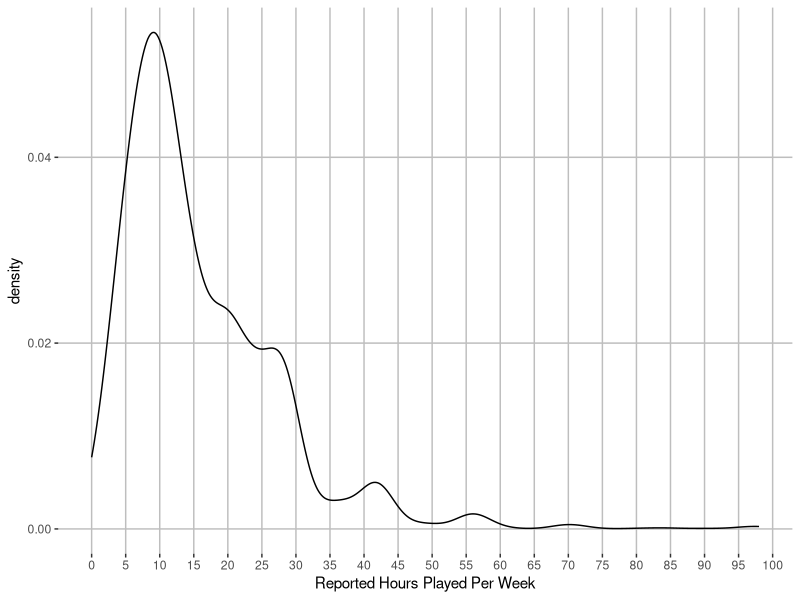
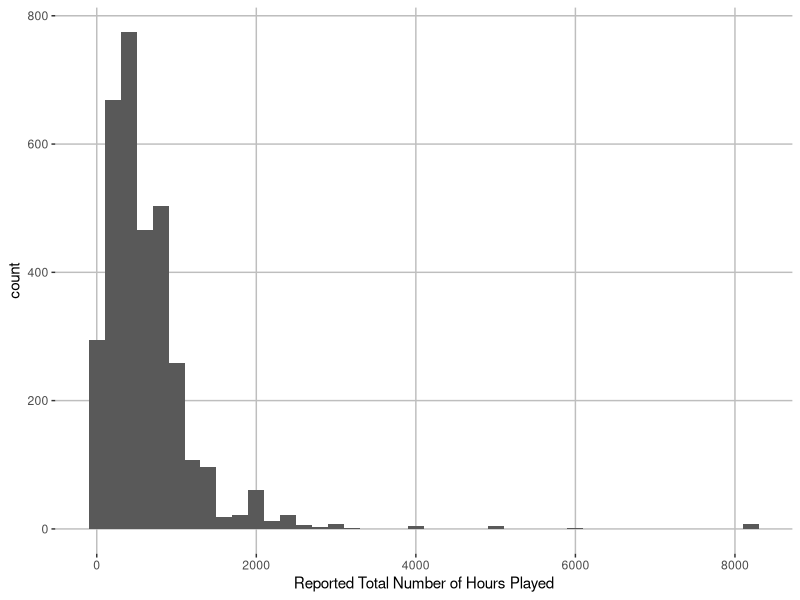
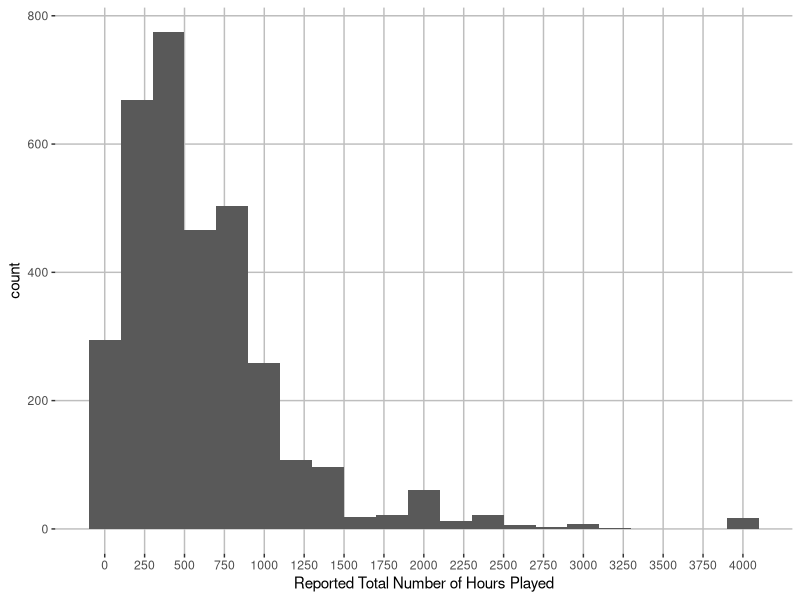
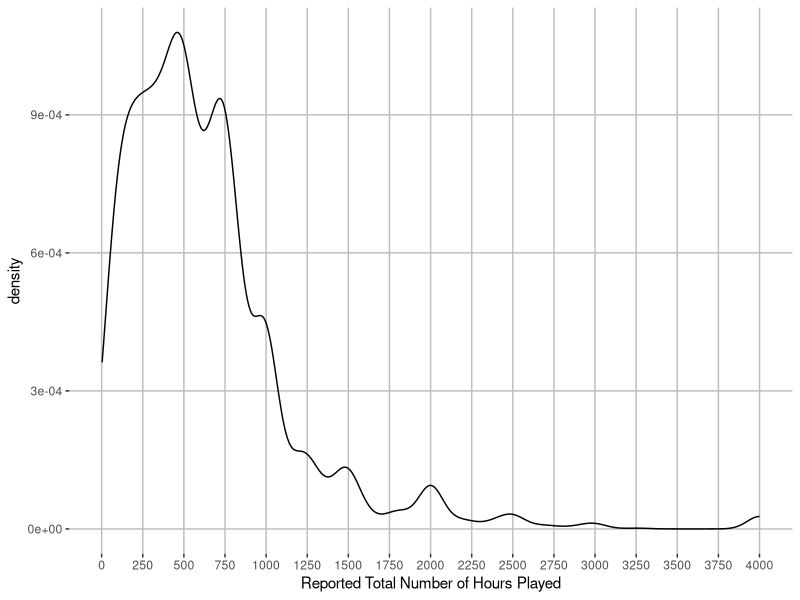
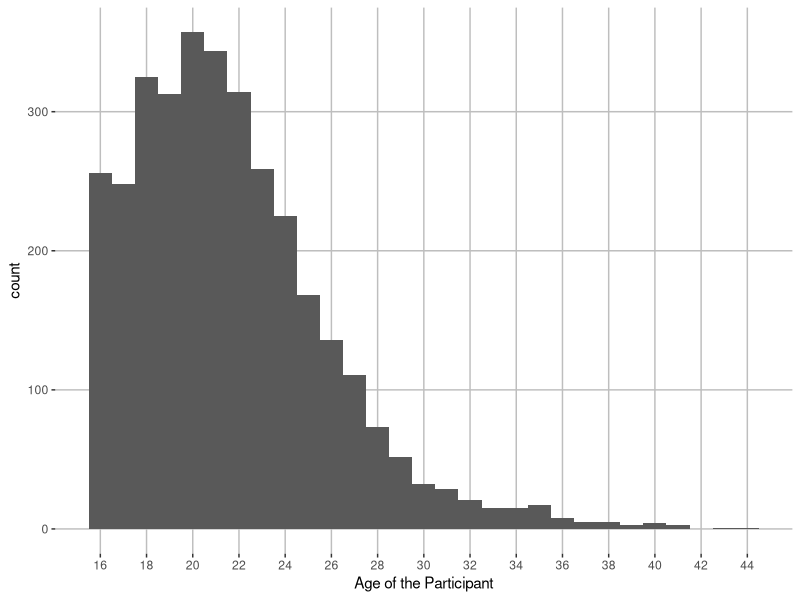
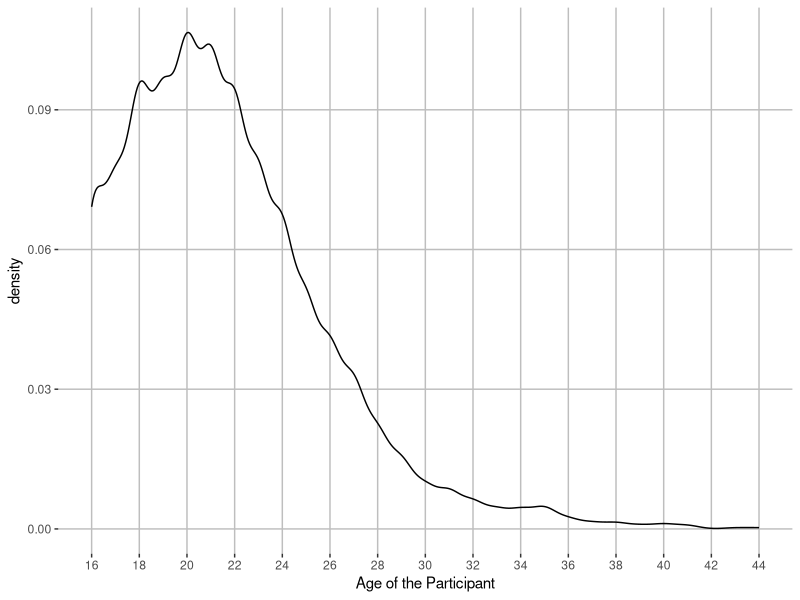
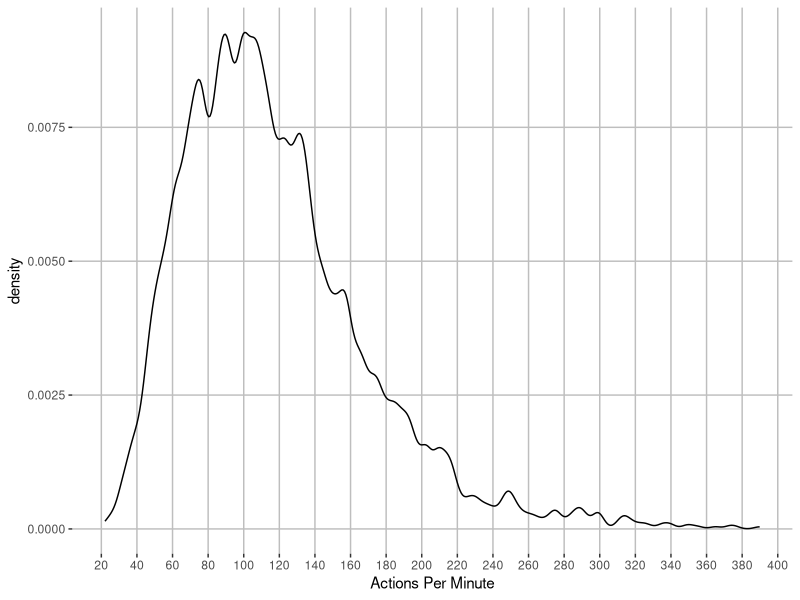
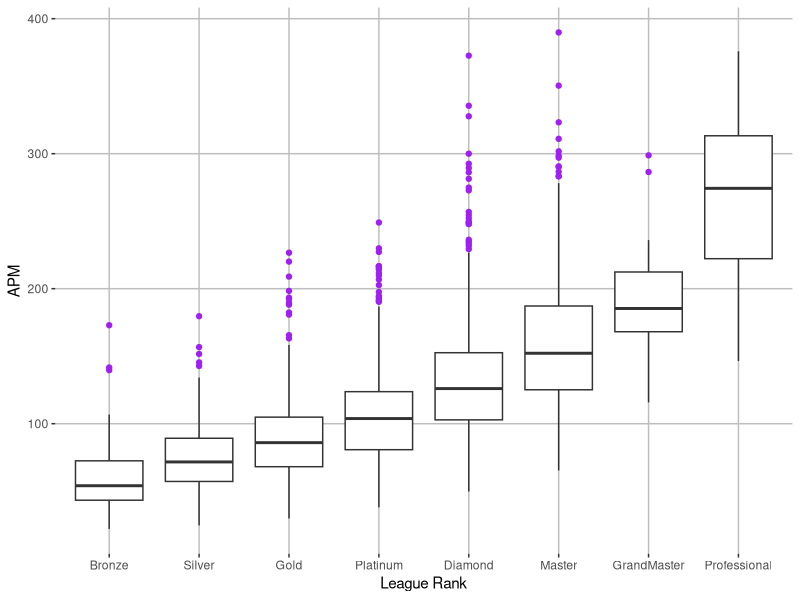

Write the R code that produced these figures, in order.
## ---- chunk 1

library(tidyverse)

sc <- read.csv('StarCraft2ReplayAnalysis-1.csv')

#Convert factors back to integers
#Automatically replace "NULL" string values with "NA"

sc$TotalHours <- as.integer(as.character(sc$TotalHours))
sc$HoursPerWeek <- as.integer(as.character(sc$HoursPerWeek))
sc$Age <- as.integer(as.character(sc$Age))

#Add a new variable 'rank' so that the values in the included "LeagueIndex" variable are associated with the names of each league

rank <- c('Bronze', 'Silver', 'Gold', 'Platinum', 'Diamond', 'Master', 'GrandMaster', 'Professional')
rank <- factor(rank, levels = c('Bronze', 'Silver', 'Gold', 'Platinum', 'Diamond', 'Master', 'GrandMaster', 'Professional'))
sc <- mutate(sc, League = rank[LeagueIndex])

## ---- chunk 2

summary(sc$HoursPerWeek)
summary(sc$TotalHours)

## ---- chunk 3

#Restrict "HoursPerWeek" to a maximum value of 98

sc$HoursPerWeek <- ifelse(sc$HoursPerWeek > 98, 98, sc$HoursPerWeek)

summary(sc$HoursPerWeek)

ggplot(sc, aes(sc$HoursPerWeek)) + geom_density(bw = 2.5) + labs(x = 'Reported Hours Played Per Week') + scale_x_continuous(breaks = c(seq(0, 100, by = 5))) + theme(panel.background = element_rect(fill = 'white'), panel.grid.major =  element_line(color = 'gray'))

## ---- chunk 4

#Restrict "TotalHours" to a maximum value of 8106

sc$TotalHours <- ifelse(sc$TotalHours > 8106, 8106, sc$TotalHours)
summary(sc$TotalHours)
ggplot(sc, aes(sc$TotalHours)) + geom_histogram(binwidth = 200) + labs(x = 'Reported Total Number of Hours Played') + theme(panel.background = element_rect(fill = 'white'), panel.grid.major =  element_line(color = 'gray'))

## ---- chunk 5

#Further restrict "TotalHours" to a maximum value of 4000

sc$TotalHours <- ifelse(sc$TotalHours > 4000, 4000, sc$TotalHours)
summary(sc$TotalHours)

ggplot() + geom_histogram(data = sc, aes(x = sc$TotalHours), binwidth = 200) + labs(x = 'Reported Total Number of Hours Played') + scale_x_continuous(breaks = c(seq(0, 4000, 250))) + theme(panel.background = element_rect(fill = 'white'), panel.grid.major =  element_line(color = 'gray'))

ggplot() + geom_density(data = sc, aes(x = sc$TotalHours), bw = 75) + labs(x = 'Reported Total Number of Hours Played') + scale_x_continuous(breaks = c(seq(0, 4000, 250)))  + theme(panel.background = element_rect(fill = 'white'), panel.grid.major =  element_line(color = 'gray'))

## ---- chunk 6

summary(sc$Age)

ggplot(sc, aes(sc$Age)) + geom_histogram(binwidth = 1) + scale_x_continuous(breaks = c(seq(16,44, 2))) + labs(x = 'Age of the Participant') + theme(panel.background = element_rect(fill = 'white'), panel.grid.major =  element_line(color = 'gray'))


ggplot(sc, aes(sc$Age)) + geom_density(bw = .5) + labs(x = 'Age of the Participant') + scale_x_continuous(breaks = c(seq(0, 4000, 250)))  + theme(panel.background = element_rect(fill = 'white'), panel.grid.major =  element_line(color = 'gray')) + scale_x_continuous(breaks = c(seq(16,44, 2)))

## ---- chunk 7
summary(sc$APM)

ggplot(sc, aes(sc$APM)) + geom_density(bw = 3) + labs(x = 'Actions Per Minute') + theme(panel.background = element_rect(fill = 'white'), panel.grid.major =  element_line(color = 'gray')) + scale_x_continuous(breaks = c(seq(20,400, 20)))

## ---- chunk 8

ggplot(sc, aes(sc$League, sc$APM)) + geom_boxplot(outlier.color = 'purple') + theme(panel.background = element_rect(fill = 'white'), panel.grid.major =  element_line(color = 'gray')) + labs(x = 'League Rank', y = 'APM')

## ---- chunk 9

#Restrict APM values originating from Diamond and Master League to a maximum value of 275

sc$APM <- ifelse(sc$APM > 275 & sc$League == 'Master' | sc$APM > 275 & sc$League == 'Diamond', 275, sc$APM)

ggplot(sc, aes(sc$League, sc$APM)) + geom_boxplot(outlier.color = 'purple') + theme(panel.background = element_rect(fill = 'white'), panel.grid.major =  element_line(color = 'gray')) + labs(x = 'League Rank', y = 'APM')

ggplot(sc, aes(sc$APM)) + geom_density(bw = 3) + labs(x = 'Actions Per Minute') + theme(panel.background = element_rect(fill = 'white'), panel.grid.major =  element_line(color = 'gray')) + scale_x_continuous(breaks = c(seq(20,400, 20)))
